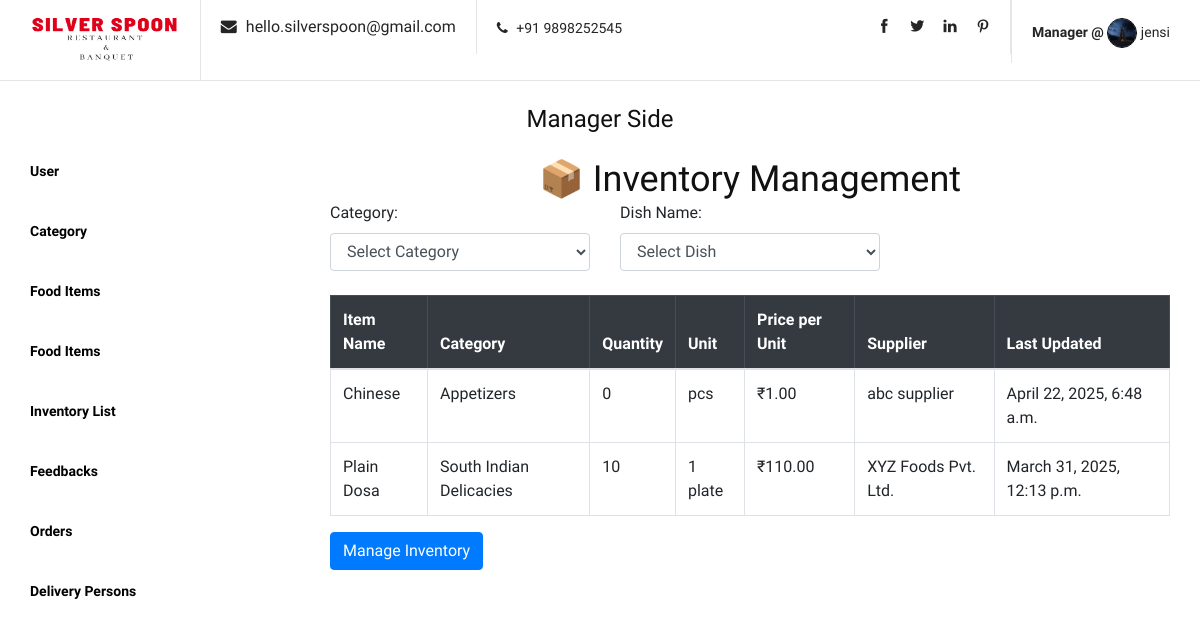
The page /inventory/ (signed in) on the database its author committed.
### myapp/models.py (models this page shows, shortened)
class InventoryItem(models.Model):
    name = models.CharField(max_length=100)
    category = models.CharField(max_length=50)
    quantity = models.PositiveIntegerField()
    unit = models.CharField(max_length=20)
    price_per_unit = models.DecimalField(max_digits=10, decimal_places=2)
    supplier = models.CharField(max_length=100)
    last_updated = models.DateTimeField(auto_now=True)

### myapp/views.py (the view)
# urls.py: path('inventory/', views.inventory_list, name='inventory_list'),
def inventory_list(request):
    items = InventoryItem.objects.all().order_by('category', 'name')
    categories = Category.objects.all()
    category_filter = request.GET.get('category')
    if category_filter:
        items = items.filter(category=category_filter)
    low_stock_items = items.filter(quantity__lte=5)
    return render(request, 'manager/inventory_list.html', {
        'items': items,
        'categories': categories,
        'low_stock_items': low_stock_items
    })

### myapp/templates/manager/inventory_list.html (shortened to what this page needs)
{% extends 'manager/base.html' %}
{% block content %}
<div class="container mt-4">
    <h2 class="text-center">📦 Inventory Management</h2>
    <div class="row mb-3">
        <div class="col-md-4">
            <label for="categorySelect">Category:</label>
            <select id="categorySelect" class="form-control">
                <option value="">Select Category</option>
            </select>
        </div>
        <div class="col-md-4">
            <label for="dishSelect">Dish Name:</label>
            <select id="dishSelect" class="form-control">
                <option value="">Select Dish</option>
            </select>
        </div>
    </div>
    <table class="table table-bordered mt-4">
        <thead class="table-dark">
            <tr>
                <th>Item Name</th>
                <th>Category</th>
                <th>Quantity</th>
                <th>Unit</th>
                <th>Price per Unit</th>
                <th>Supplier</th>
                <th>Last Updated</th>
            </tr>
        </thead>
        <tbody id="inventoryTable">
            {% for item in items %}
            <tr>
                <td>{{ item.name }}</td>
                <td>{{ item.category }}</td>
                <td>{{ item.quantity }}</td>
                <td>{{ item.unit }}</td>
                <td>₹{{ item.price_per_unit }}</td>
                <td>{{ item.supplier }}</td>
                <td>{{ item.last_updated }}</td>
            </tr>
            {% empty %}
            <tr>
                <td colspan="7" class="text-center">No items in inventory</td>
            </tr>
            {% endfor %}
        </tbody>
    </table>
    <a href="{% url 'admin:index' %}" class="btn btn-primary">Manage Inventory</a>
</div>
{% endblock %}

### myapp/static/css/style.css (style rules this page uses)
html, body { height: 100%; font-family: "Muli", sans-serif; -webkit-font-smoothing: antialiased; font-smoothing: antialiased; background-color: var(--bg-color); }
h1, h2, h3, h4, h5, h6 { margin: 0; color: #111111; font-weight: 400; font-family: "Muli", sans-serif; }
h2 { font-size: 36px; }
@media only screen and (min-width: 1200px) { .container { max-width: 1170px; } }

### rows shown on the page
InventoryItem: name "Chinese", category "Appetizers", quantity "0", unit "pcs", price_per_unit "1.00", supplier "abc supplier", last_updated "April 22, 2025, 6:48 a.m."
InventoryItem: name "Plain Dosa", category "South Indian Delicacies", quantity "10", unit "1 plate", price_per_unit "110.00", supplier "XYZ Foods Pvt. Ltd.", last_updated "March 31, 2025, 12:13 p.m."

### other values the page prints
{{ request.session.fname }} "jensi"
